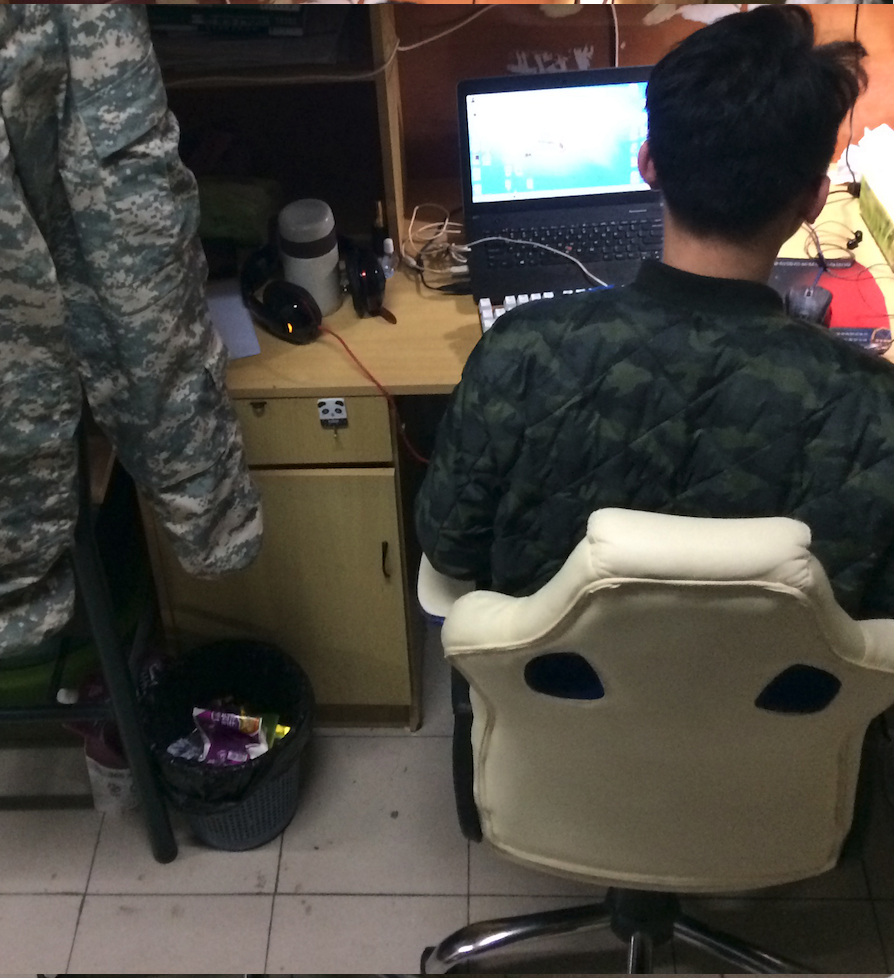
#> input picture assets/IMG_LEFT.jpg, 894 x 978 px
$ python GetPoint.py   (Python 2 division)
#> lines starting #> are read from the running program, lines starting #| are printed output that depends on the picture
#/usr/bin/env python
# -*- coding: utf-8 -*-

import cv2
import math
import numpy as np
from match import *
import time

## 模块说明：将两幅图像通过SURF算法及金字塔LK光流法获取特征点

# 关键点转换
def keypointToPoint(KEYPOINT):
    point = np.zeros(len(KEYPOINT) * 2, np.float32)
    for i in range(len(KEYPOINT)):
        point[i * 2] = KEYPOINT[i].pt[0]
        point[i * 2 + 1] = KEYPOINT[i].pt[1]
        return point.reshape(-1,2)
# 连线匹配的点
def MatchPoint(IMG_LETF,IMG_RIGHT,POINTS):
    # 设置偏移，总的长和宽
    OFFSET = IMG_LETF.shape[1]
    WIDTH = IMG_LETF.shape[1]+IMG_RIGHT.shape[1]
    HEIGHT = IMG_LETF.shape[0] if IMG_LETF.shape[0] > IMG_RIGHT.shape[0] else IMG_RIGHT.shape[0]
    # 图像拼接
    IMG_STITCH = np.zeros((HEIGHT,WIDTH,3),np.uint8)
    for x in xrange(HEIGHT):
        for y in xrange(WIDTH):
            if y < OFFSET:
                IMG_STITCH[x][y] = IMG_LETF[x][y]
            else:
                IMG_STITCH[x][y] = IMG_RIGHT[x][y-OFFSET]
    # 连线匹配的点
    for p in POINTS:
        cv2.line(IMG_STITCH,(p[0][0],p[0][1]),(int(p[1][0]+IMG_LETF.shape[1]),p[1][1]),255 * np.random.random(size=3),1,8)
    # 打开图片
    cv2.imshow('MatchPoint',IMG_STITCH)
    cv2.waitKey(0)
    cv2.destroyAllWindows()
    cv2.imwrite('./assets/SITICH.jpg',IMG_STITCH)

# 获取特征点
def GetPoint(IMG_LEFT_GRAY,IMG_RIGHT_GRAY):
    # 通过SURF算法提取特征点
    # 初始化ORB对象，设置SURF海森特征点阈值为1000
    detector = cv2.SURF(1000)
    # 找出特征点
    kp_left, desc_left = detector.detectAndCompute(IMG_LEFT_GRAY, None)
    kp_right, desc_right = detector.detectAndCompute(IMG_RIGHT_GRAY, None)
    # 转换关键点
    pt_left = keypointToPoint(kp_left)
    pt_right = keypointToPoint(kp_right)
    # 金字塔LK光流法预测下一帧小运动偏移点
    pyramid = dict(winSize=(10,10), maxLevel=2, criteria=(3L,10,0.03))
    pt_right, status, error = cv2.calcOpticalFlowPyrLK(IMG_LEFT_GRAY, IMG_RIGHT_GRAY, pt_left, None, **pyramid)
    # 过滤错误率高的点
    HIGH_ERRS = {}
    for i in range(len(pt_right)):
         if status[i][0] == 1 and error[i][0] < 12:
             HIGH_ERRS[i] = pt_right[i]
         else:
             status[i] = 0
    # BF匹配
    bf = cv2.BFMatcher(cv2.NORM_L2, crossCheck=True)
    matches = bf.match(desc_left, desc_right)
    # 获取距离
    dist = [m.distance for m in matches]
    # 根据距离域值筛选
    maxdist = np.median(dist)
    rest = [m for m in matches if m.distance < maxdist]
    # 选取两幅图像中经过筛选之后的点
    pts_left = []
    pts_right = []
    points = []
    for m in rest:
        pts_left.append(kp_left[m.queryIdx].pt)
        pts_right.append(kp_right[m.trainIdx].pt)
        points.append((kp_left[m.queryIdx].pt,kp_right[m.trainIdx].pt))
    pts_left = np.float32(pts_left)
    pts_right = np.float32(pts_right)
    points = np.float32(points)
    # 根据匹配点对计算基础矩阵
    F, mask = cv2.findFundamentalMat(pts_left,pts_right,cv2.FM_LMEDS)
    # 寻则内部点
    pts_left = pts_left[mask.ravel()==1]
    pts_right = pts_right[mask.ravel()==1]
    return pts_left,pts_right,points,F


if __name__ == "__main__":
    start = time.time()
    # 加载分别从两个摄像头传入的图像
    IMG_LETF = cv2.imread('./assets/IMG_LEFT.jpg')
#> IMG_LETF is the input picture: shape (978, 894, 3); mean B, G, R 63.7, 70, 73.8
    IMG_RIGHT = cv2.imread('./assets/IMG_RIGHT.jpg')
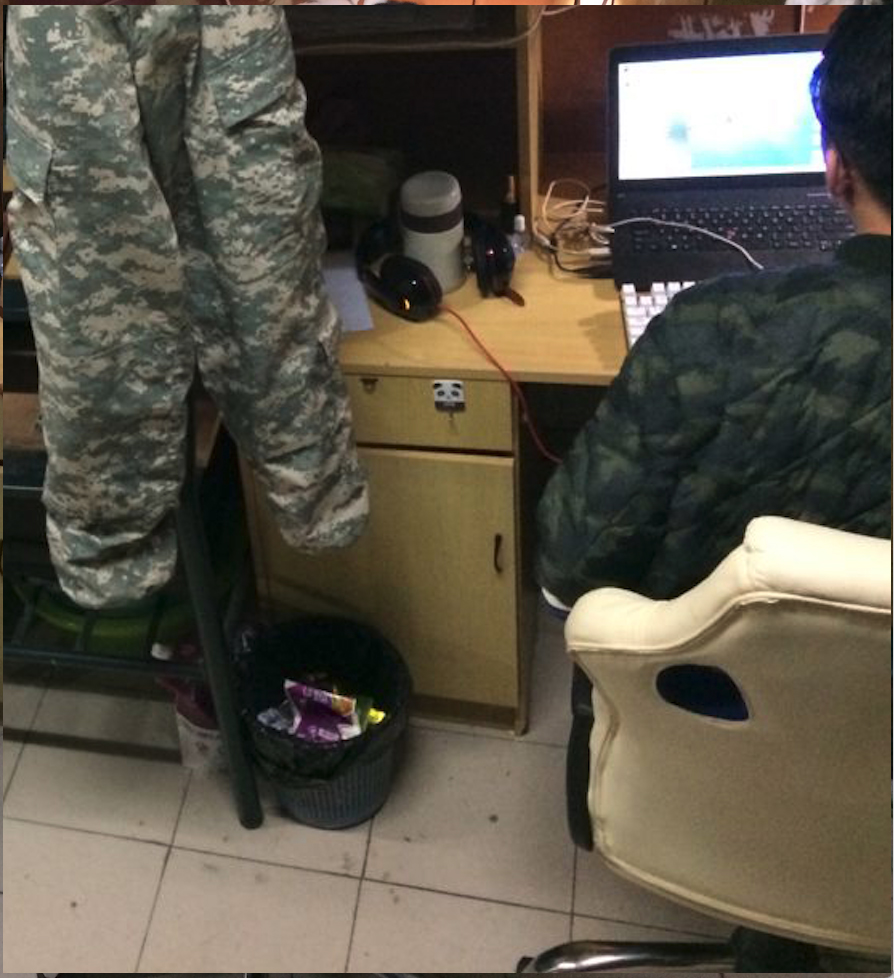
#> input picture assets/IMG_RIGHT.jpg, 894 x 978 px
#> IMG_RIGHT is the input picture: shape (978, 894, 3); mean B, G, R 72.7, 85.2, 91
    # 获取图像矩阵
    # ROWS, COLS, CHANNELS = IMG_LETF.shape
    # 颜色空间转换
    IMG_LETF = cv2.cvtColor(IMG_LETF, cv2.COLOR_BGR2RGB)
    IMG_RIGHT = cv2.cvtColor(IMG_RIGHT, cv2.COLOR_BGR2RGB)
    # 转换为灰度图
    IMG_LEFT_GRAY = cv2.cvtColor(IMG_LETF, cv2.COLOR_RGB2GRAY)
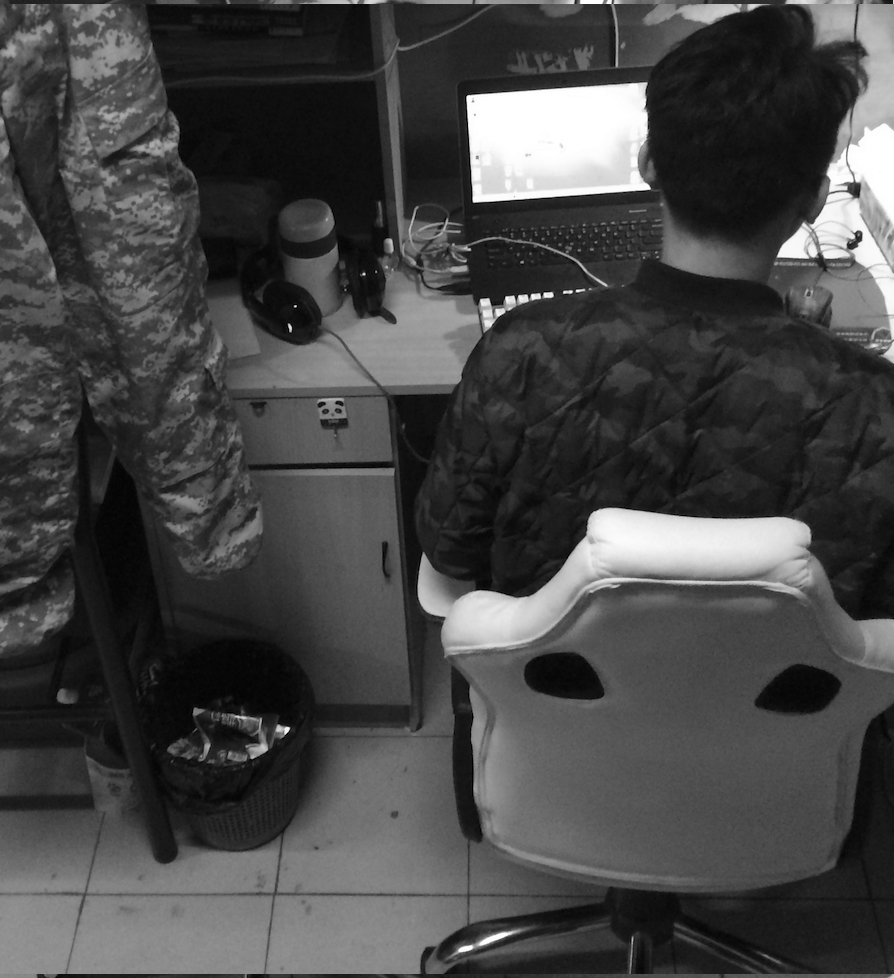
#> IMG_LEFT_GRAY: shape (978, 894); min 0, max 255, mean 70.4
    IMG_RIGHT_GRAY = cv2.cvtColor(IMG_RIGHT, cv2.COLOR_RGB2GRAY)
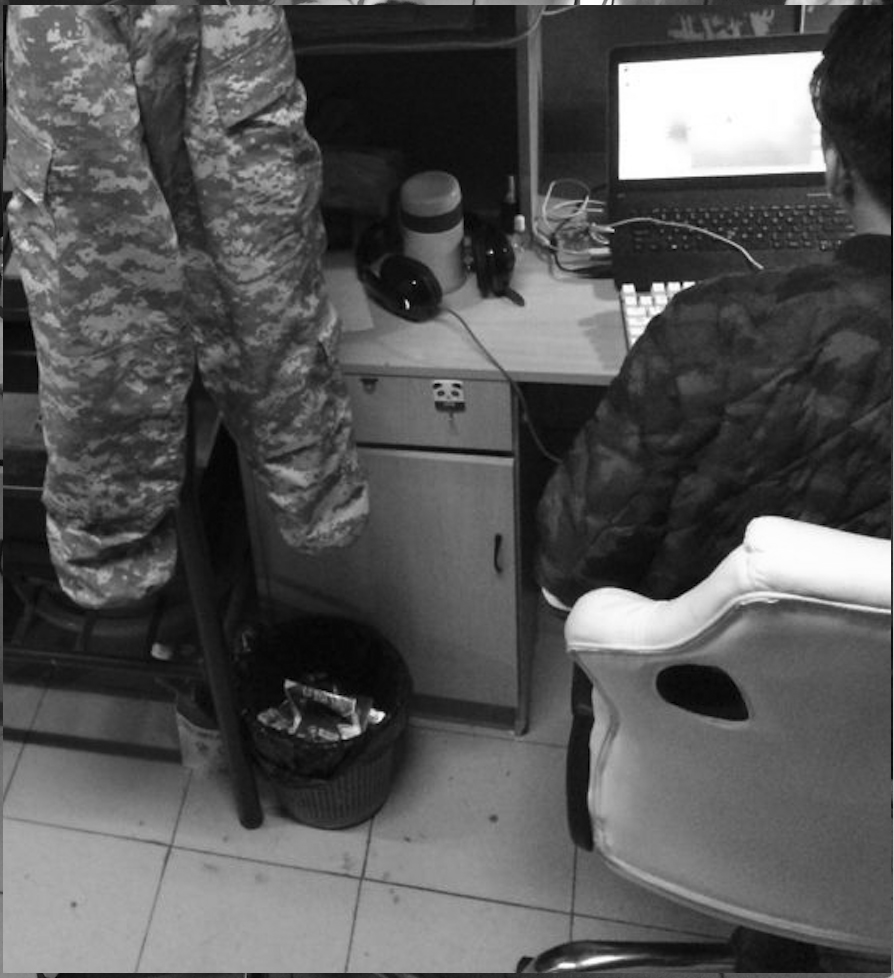
#> IMG_RIGHT_GRAY: shape (978, 894); min 0, max 255, mean 85.5
    # 连线匹配的点
    end = time.time()
#> (the run stopped early here; a loop or call above may not have finished)
